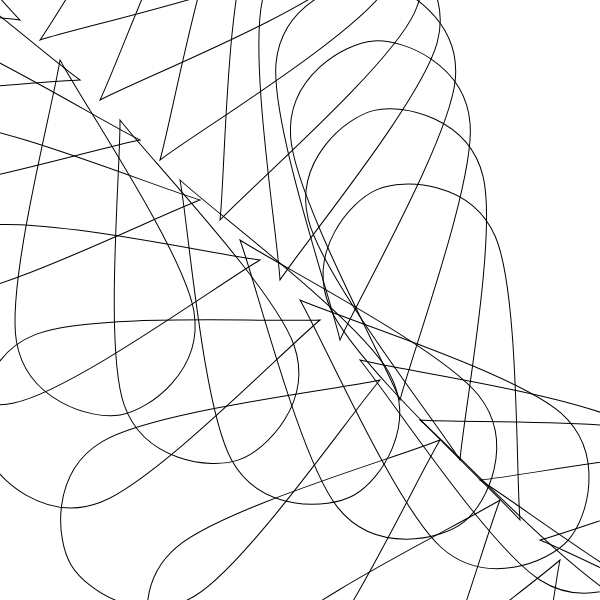
Frame 1 (no input)
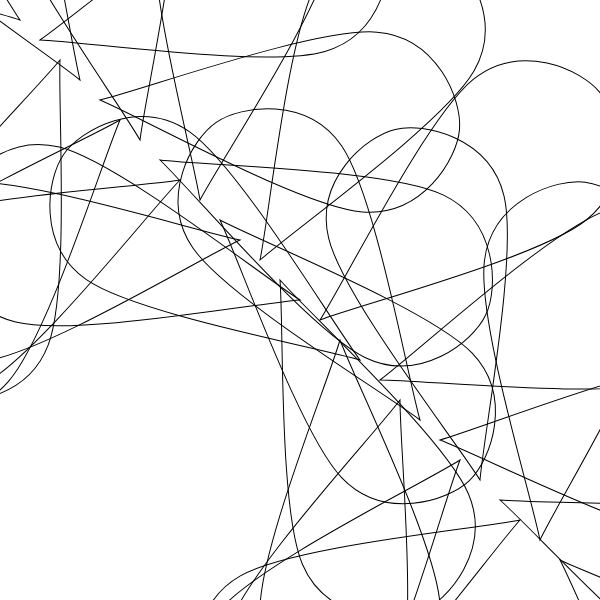
Frame 60 (no input)
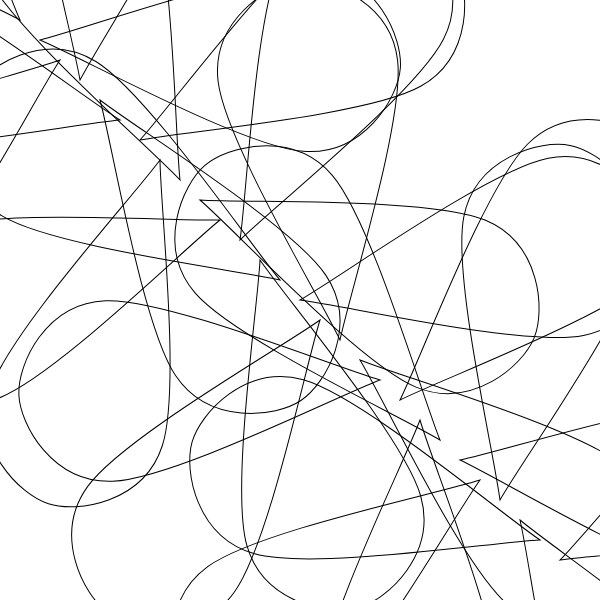
Frame 120 (the mouse pressed at the canvas centre since frame 60)

The p5.js sketch that drew these frames (run headless with seeded random() and noise() and a simulated clock; from frame 60 on, the mouse is pressed at the canvas centre):

// p5.js sketch
// ── sketch.js
let num = 30;
let base = 90;

function setup() {
  createCanvas(600, 600);
  noStroke();
  noFill();
  stroke(0);
}

function draw() {
  background(255);
  base += 0.003;
  for (let i = 1; i < num-1; i++) {
    push();
    translate(i*width/num, i*height/num);
    rotate(i*base);
    leaf(base);
    pop();
  }
}

function leaf(b) {
  beginShape();
  curveVertex(0, 0);
  curveVertex(0, 0);
  curveVertex(-b, b*3);
  curveVertex(0, b*4);
  curveVertex(b, b*3);
  endShape(CLOSE);
}
